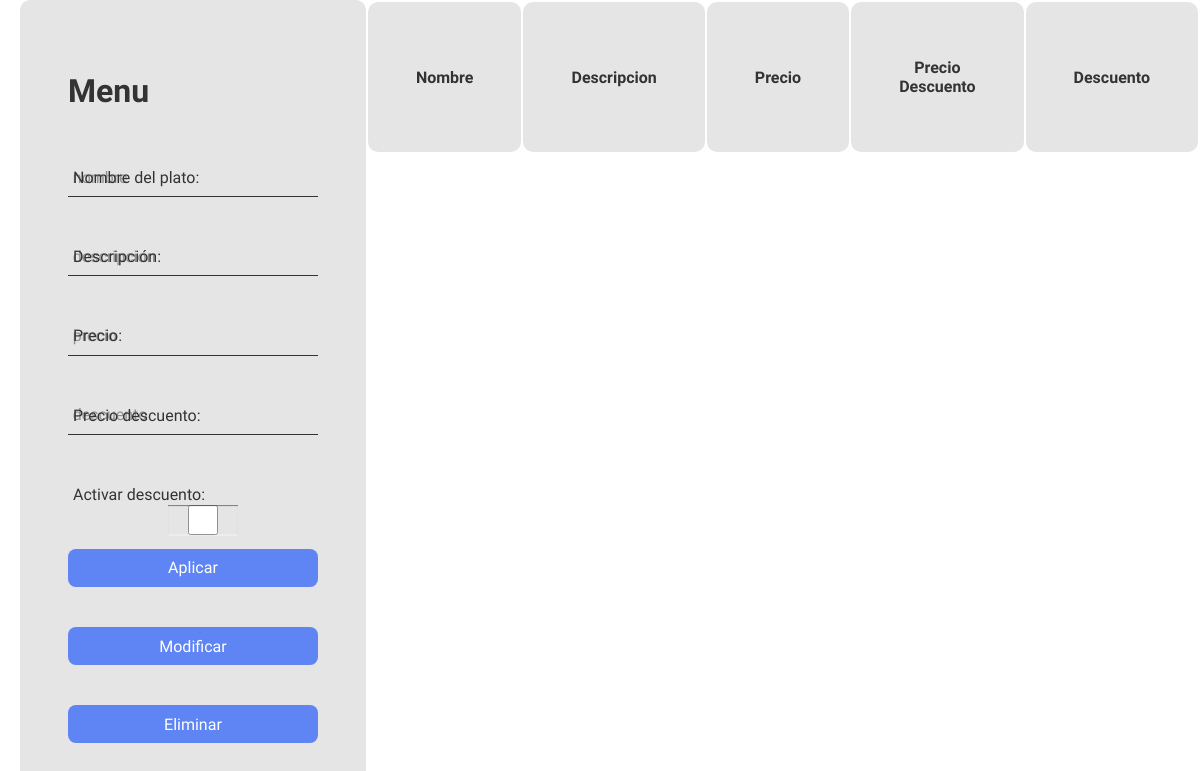
/admin (signed in), run on an earlier commit of the app's database.
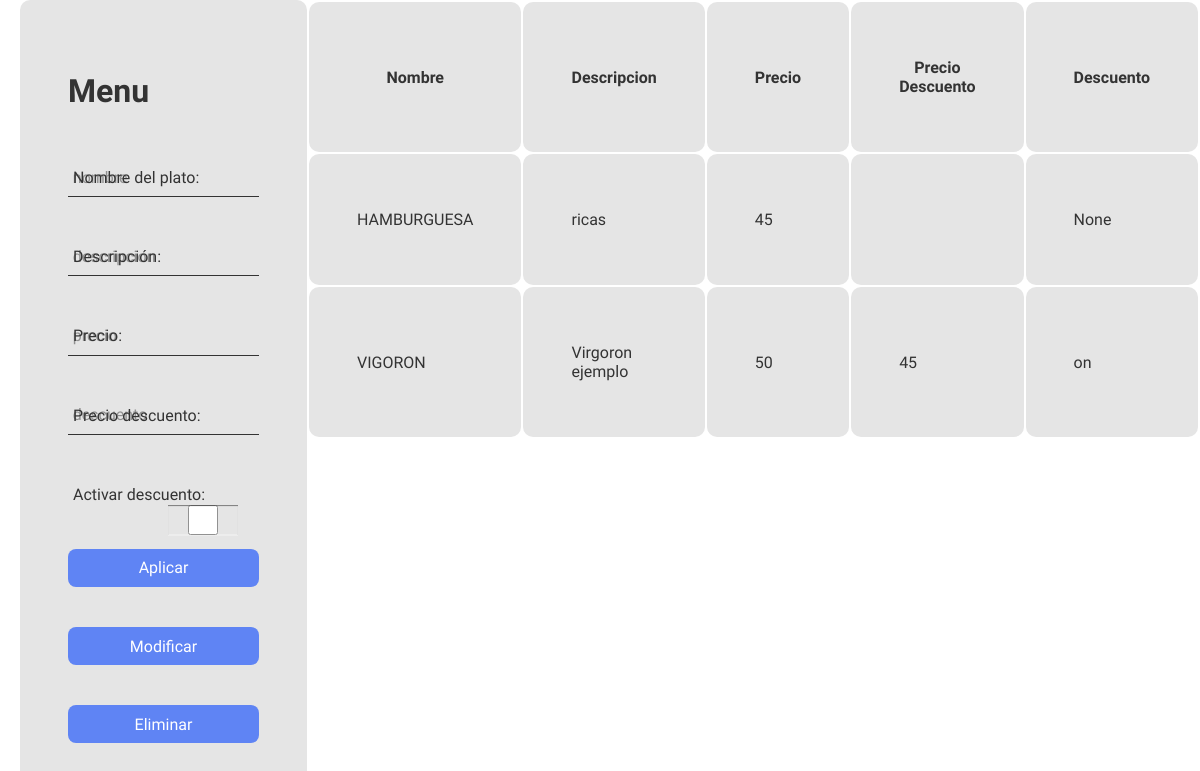
And on a later commit of the database.
### tables this page shows
CREATE TABLE comida(id INTEGER primary key AUTOINCREMENT,
nombre TEXT,
descripcion TEXT,
precio int not null,
precio_decuento int ,
Descuento boolean);

### app.py (the view)
@app.route("/admin", methods=["GET", "POST"])
@login_required
def admin():
    if(request.method == "POST"):
        nombre = request.form.get('nombre')
        descripcion = request.form.get('descripcion')
        precio = request.form.get('precio')
        descuento = request.form.get('descuento')
        p_descuento = request.form.get('p_descuento')
        validacion = db.execute("Select nombre from comida where nombre = ?" , nombre)
        if len(validacion) != 0:
             return apology('El Platillo, Ya esta usado', 400)
        try:
            db.execute("INSERT INTO comida(nombre, descripcion, precio, precio_decuento, Descuento) VALUES(?, ?, ?, ?, ?)", nombre, descripcion, precio, descuento, p_descuento)
            return redirect('/landing')
        except:
            return apology('El usuario ya esta usado', 400)
    else:
        comidas = db.execute("SELECT nombre, descripcion, precio, precio_decuento, Descuento FROM comida")
        return render_template("admin.html", comidas=comidas)

### app.py (called while the page is built)
@app.after_request
def after_request(response):
    response.headers["Cache-Control"] = "no-cache, no-store, must-revalidate"
    response.headers["Expires"] = 0
    response.headers["Pragma"] = "no-cache"
    return response

### helpers.py (called while the page is built)
def login_required(f):
    @wraps(f)
    def decorated_function(*args, **kwargs):
        if session.get("user_id") is None:
            return redirect("/login")
        return f(*args, **kwargs)
    return decorated_function

### templates/admin.html (shortened to what this page needs)
{% extends "layout.html" %}
{% block css %} "/static/css/admin.css"{% endblock %}
{% block body %}
<form class="form" action="/admin" method="post">
    <h2 class="form_title">Menu</h2>
    <div class="form_container">
        <div class="form_group">
            <input type="text" id="nombre" name="nombre" class="form_input"
                placeholder="nombre">
            <label for="nombre" class="form_label">Nombre del plato:</label>
        </div>
        <div class="form_group">
            <input type="text" id="descripcion" name="descripcion"
                class="form_input" placeholder="descripcion" required>
            <label for="descripcion" class="form_label">Descripción:</label>
        </div>
        <div class="form_group">
            <input type="number" id="precio" name="precio" class="form_input"
                placeholder="precio" required>
            <label for="precio" class="form_label">Precio:</label>
        </div>
        <div class="form_group">
            <input type="number" id="descuento" name="descuento"
                class="form_input" placeholder="descuento">
            <label for="descuento" class="form_label">Precio descuento:</label>
        </div>
        <div class="form_group">
            <label for="descuento" class="form_label">Activar descuento:</label>
            <input type="checkbox" id="p_descuento" name="p_descuento"
                class="checkbox-JASoft">
        </div>
        <input type="submit" class="form_submit" value="Aplicar">
        <input type="submit" class="form_submit" value="Modificar">
        <input type="submit" class="form_submit" value="Eliminar">
    </div>
</form>
<table class="normal" summary="Tabla genérica" width="100px" height="100px">
    <tr>
        <th scope="col" class="normal th">Nombre</th>
        <th scope="col" class="normal th">Descripcion</th>
        <th scope="col" class="normal th">Precio</th>
        <th scope="col" class="normal th">Precio Descuento</th>
        <th scope="col" class="normal th">Descuento</th>
    </tr>
    {% for comidas in comidas %}
    <tr>
        <td> {{ comidas["nombre"].upper() }}</td>
        <td> {{ comidas["descripcion"] }}</td>
        <td> {{ comidas["precio"] }}</td>
        <td> {{ comidas["precio_decuento"] }}</td>
        <td> {{ comidas["Descuento"] }}</td>
    </tr>
    {% endfor %}
</table>
{% endblock %}

### templates/layout.html (shortened to what this page needs)
<!DOCTYPE html>
<html lang="es">
   <head>
      <link rel="stylesheet" href={% block css %} {% endblock %}>
   </head>
   <body>
      {% block body %}
      {% endblock %}
   </body>
</html>

### static/css/admin.css (style rules this page uses)
* { margin: 0; padding: 0; box-sizing: border-box; }
body { font-family: 'Dosis', sans-serif; opacity: 0.8; background-image: url(/static/imagenesLogin/comida1.jpg); background-size: cover; background-repeat: no-repeat; background-position: center; background-attachment: fixed; display: flex; min-height: 100vh; }
.form { background-color: #dfdfdf; margin: auto; width: 90%; max-width: 400px; padding: 4.5em 3em; border-radius: 10px; box-shadow: 0 5px 10px -5px rgb(0, 0, 0 / 30%); text-align: left; margin-left: 20px; }
.form_title { font-size: 2rem; margin-bottom: .5em; }
.form_container { margin-top: 3em; display: grid; gap: 2.5em; }
.form_group { position: relative; --color: #000000; }
.form_input { width: 100%; background: none; color: #706c6c; font-size: 1rem; padding: .6em .3em; border: none; outline: none; border-bottom: 1px solid var(--color); font-family: 'Dosis', sans-serif; }
.form_input:focus, .form_input:not(:placeholder-shown) { color: #4d4646; }
.form_input:focus+.form_label, .form_input:not(:placeholder-shown)+.form_label { transform: translateY(-12px) scale(.7); transform-origin: left top; color: #004e97; }
.form_label { color: var(--color); cursor: pointer; position: absolute; top: 0; left: 5px; transform: translateY(10px); transition: transform .5s, color .3s; }
.form_submit { background: #3866f2; color: #fff; font-family: 'Dosis', sans-serif; font-weight: 300; font-size: 1rem; padding: .6em 0; border: none; border-radius: .5em; position: center; top: 40px; }
.normal td { background-color: #dfdfdf; margin: auto; width: 70%; max-width: 300px; padding: 3.5em 3em; border-radius: 10px; box-shadow: 0 5px 10px -5px rgb(0, 0, 0 / 30%); text-align: left; margin-left: 10px; }
.normal th { background-color: #dfdfdf; margin: auto; width: 30%; height:30%; max-width: 200px; padding: 3.5em 3em; border-radius: 10px; box-shadow: 0 5px 10px -5px rgb(0, 0, 0 / 30%); text-align:center; margin-left: 10px; }
.checkbox-JASoft { display: inline-block; position: relative; top: 30px; left: 100px; width: 70px; height: 30px; background: #555; border-radius: 50px; box-shadow: inset 0px 1px 1px rgba(0, 0, 0, 0.6), 0px 1px 0px rgba(255, 255, 255, 0.3); }

What changed in the data, as far as the page shows it:
added comida: nombre "HAMBURGUESA", descripcion "ricas", precio "45", Descuento "None"
added comida: nombre "VIGORON", descripcion "Virgoron ejemplo", precio "50", precio_decuento "45", Descuento "on"
